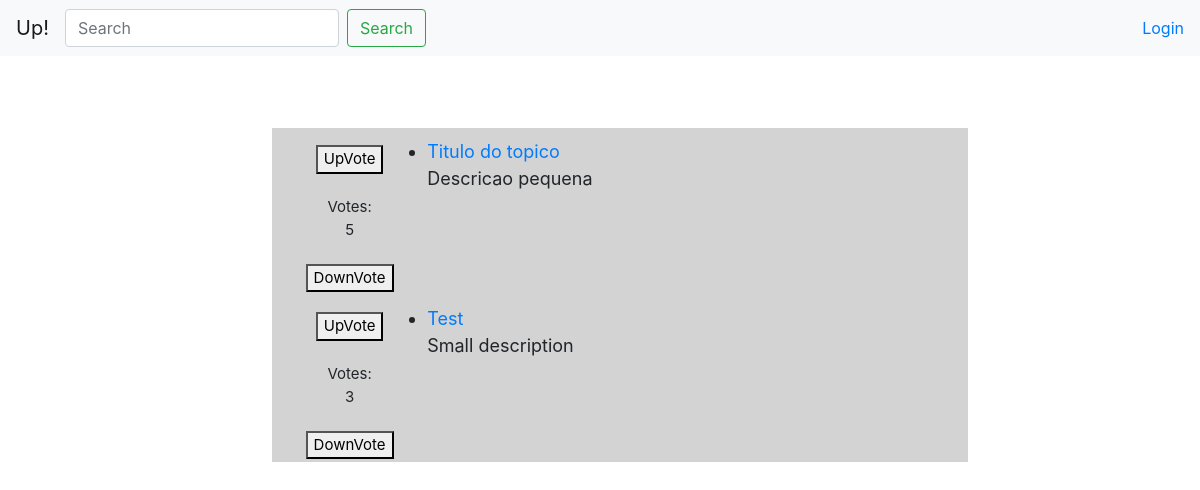
Before: / with the older database file.
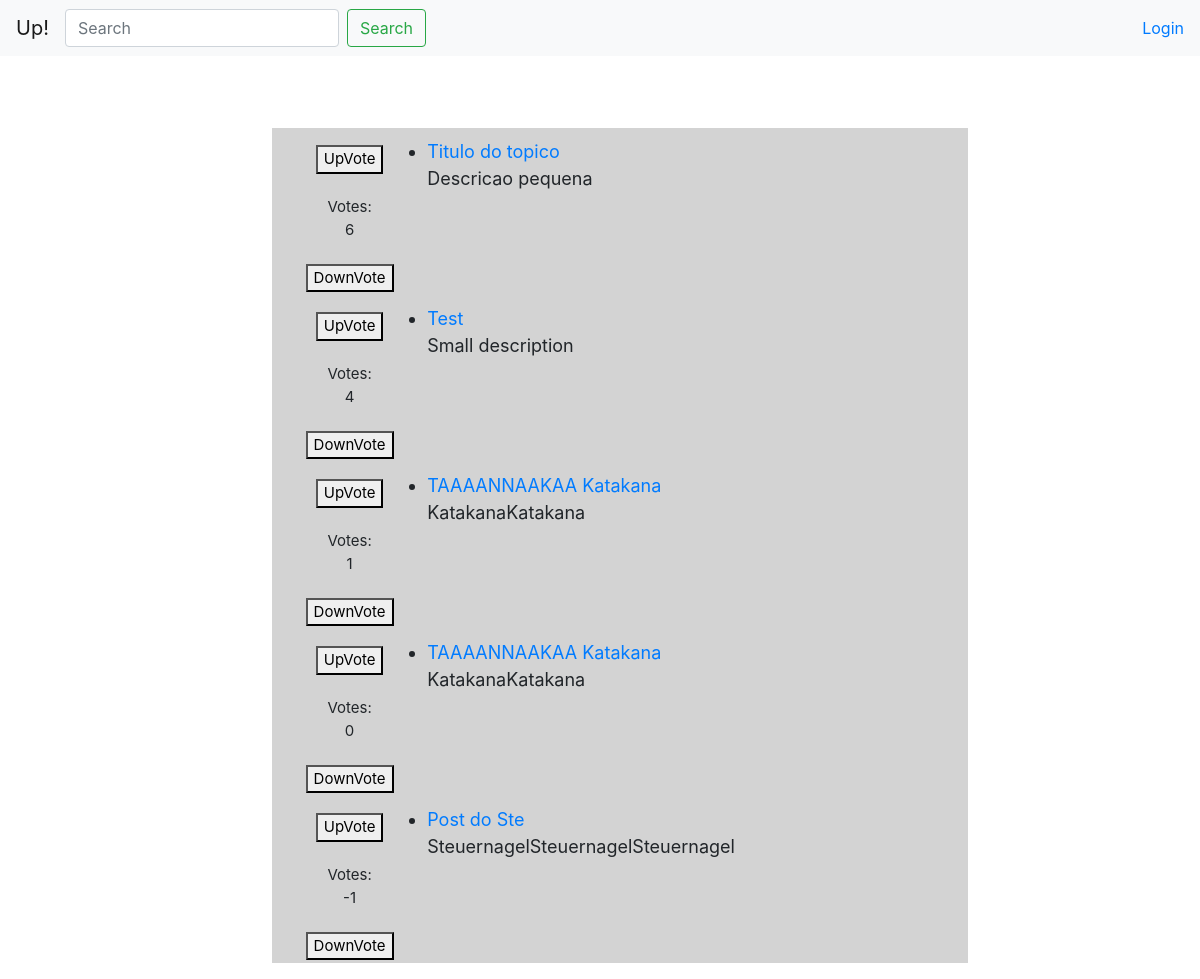
After: the same page with the newer database file.
### Topics/models.py (models this page shows, shortened)
class TopicInformation(models.Model):
    title_text = models.CharField(max_length=50)
    small_description = models.CharField(max_length=500)
    pub_date = models.DateField('date published')
    votes = models.IntegerField(default=0)
    big_description = models.CharField(max_length=10000)

### WebApp/views.py (the view)
# urls.py: path('', views.index, name='index'),
def index(request):
    topics = TopicInformation.objects.order_by('-votes')
    query = request.GET.get('q')
    if query:
        topics = TopicInformation.objects.filter(
            Q(title_text__icontains=query) |
            Q(small_description__icontains=query) |
            Q(big_description__icontains=query)
        )
    context = {
        'topics':
            topics,
    }
    return render(request, 'WebApp/index.html', context)

### templates/WebApp/index.html (shortened to what this page needs)
{% extends 'WebApp/base.html' %}
{% block content %}
<br>
{% if topics %}
<ul>
    {% for topic in topics %}
        <div class="box">
            <div class="votes">
                <form action="{% url 'upvote_main' topic.id %}" method='POST'>
                    <button type='submit'>UpVote</button>
                </form>
                    <br>
                    Votes: <br> {{topic.votes}}
                    <br>
                    <br>
                <form action="{% url 'downvote_main' topic.id %}" method='POST'>
                    <button type='submit'>DownVote</button>
                </form>
            </div>
            <div class="content">
                <li><a href="/Topics/{{topic.id}}">{{topic.title_text}}</a>
                    <br> {{topic.small_description}}<br>
                <br> </li>
            </div>
        </div>
    {% endfor %}
</ul>
{% else %}
<p>No topics found using the search query "{{ request.GET.q }}".</p>
{% endif %}
{% endblock %}

### templates/WebApp/base.html (shortened to what this page needs)
<!DOCTYPE html>
<html>
{% load static %}
<head>
    <link rel="stylesheet" href="{% static "style.css" %}">
    <link rel="stylesheet" href="https://stackpath.bootstrapcdn.com/bootstrap/4.3.1/css/bootstrap.min.css">
</head>
<body>
<nav class="navbar navbar-expand-lg navbar-light bg-light">
  <a class="navbar-brand" href="{% url 'index' %}">Up!</a>
  <div class="collapse navbar-collapse" id="navbarSupportedContent">
    <ul class="navbar-nav mr-auto">
    <form class="form-inline my-2 my-lg-0" action="{% url 'index' %}">
      <input class="form-control mr-sm-2" type="search" placeholder="Search" aria-label="Search" name="q">
      <button class="btn btn-outline-success my-2 my-sm-0" type="submit">Search</button>
    </form>
    </ul>
    <ul class="navbar-nav">
        {% if request.user.is_authenticated %}
        <li class="nav-item dropdown">
            <a class="nav-link dropdown-toggle" href="#" id="navbarDropdown" role="button" data-toggle="dropdown" aria-haspopup="true" aria-expanded="false">
              <span>Hi {{ request.user }}!</span>
            </a>
            <div class="dropdown-menu" aria-labelledby="navbarDropdown">
                <a class="dropdown-item" href="{% url 'Topics:new' %}">Post</a>
                <a class="dropdown-item" href="{% url 'user_logout' %}">Logout</a>
            </div>
        </li>
        {% else %}
        <li class="nav-item">
            <a href="{% url 'user_login' %}" class="nav_link">Login</a>
        </li>
        {% endif %}
    </ul>
  </div>
</nav>
<br>
<br>
<main>
    {% block content %}
    {% endblock %}
</main>
</body>
</html>

### static/style.css (style rules this page uses)
.votes { text-align: center; position: relative; top: 5%; font-size: 15px; }
.content { padding-left: 10px; font-size: 18px; }
.box { display: grid; grid-template-columns: 20% 80%; width: 60%; background-color: lightgrey; padding: 10px; margin: auto; }

Changed rows visible on the page:
changed TopicInformation "Titulo do topico": votes "5" → "6"
changed TopicInformation "Test": votes "3" → "4"
added TopicInformation: votes "1", title_text "TAAAANNAAKAA Katakana", small_description "KatakanaKatakana"
added TopicInformation: votes "0", title_text "TAAAANNAAKAA Katakana", small_description "KatakanaKatakana"
added TopicInformation: votes "-1", title_text "Post do Ste", small_description "SteuernagelSteuernagelSteuernagel"
